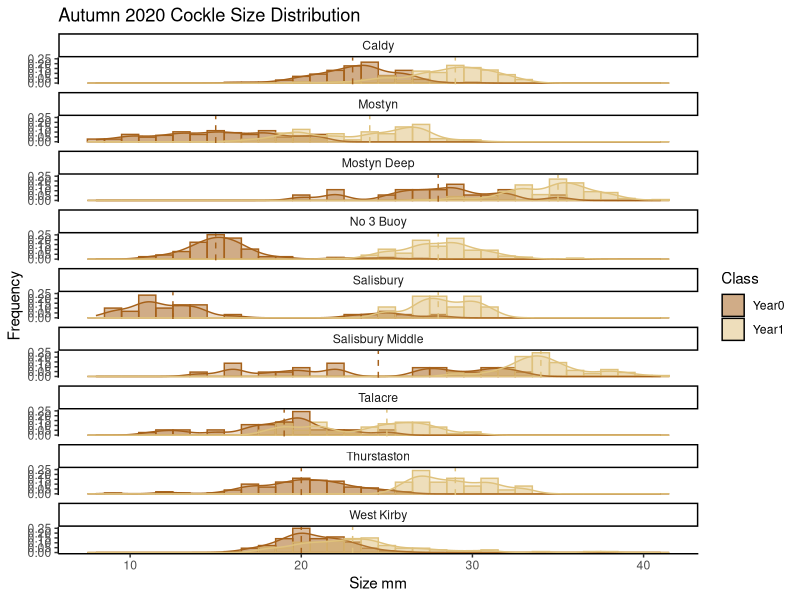
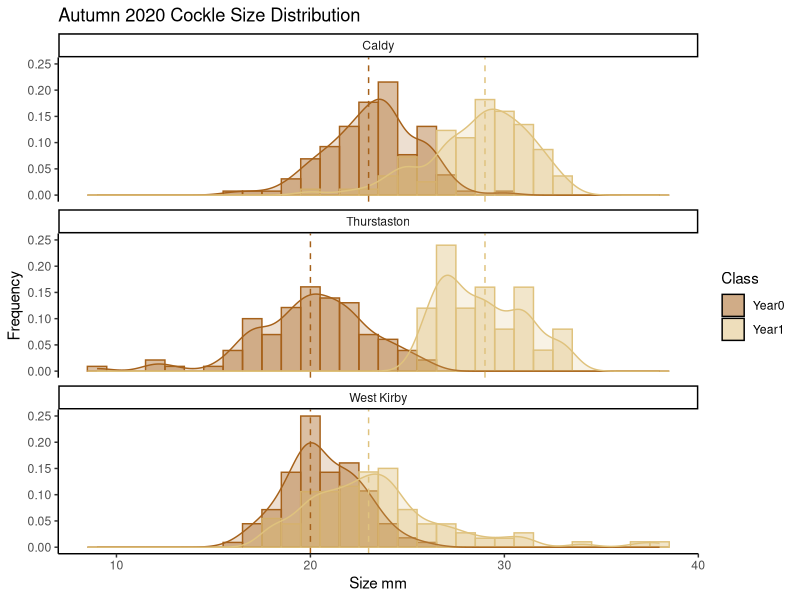
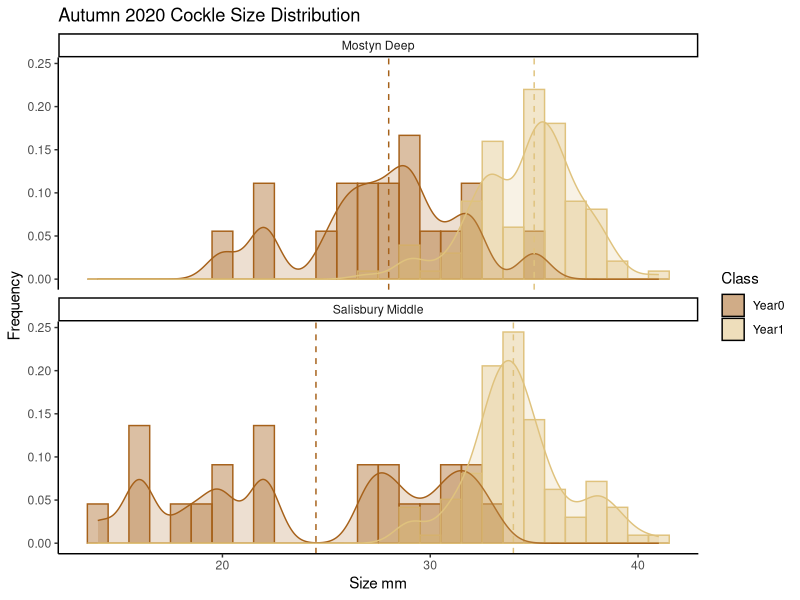
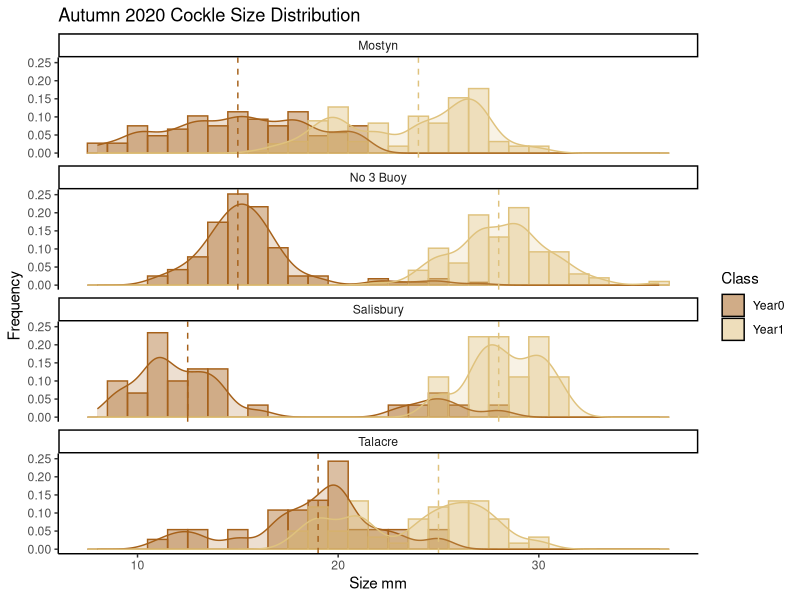

Write the R code that produced these figures, in order.
# load libraries
library(tidyverse)

# import data
temp_sizes <- read.csv("data/temp_sizes.csv")

# produce new vectors for individual sizes
temp_length <- rep(temp_sizes$length, times = temp_sizes$quantity) 
temp_class <- rep(temp_sizes$year_class, times = temp_sizes$quantity)
temp_block <- rep(temp_sizes$Block, times = temp_sizes$quantity)

# new data frame for plots
temp_sizes_df <- data.frame(temp_length, temp_class, temp_block)

# calculate medians for each year class and block
mu <- temp_sizes_df %>%
  group_by(temp_class, temp_block) %>%
  summarize(grp_med = median(temp_length))

head(mu)

# plot 
p <- ggplot(temp_sizes_df, aes(x=temp_length, color=temp_class, fill=temp_class, position="dodge")) +
  geom_histogram(aes(y=..density..), binwidth = 1.0, alpha=0.4, position="identity") +
  geom_density(alpha=0.2, bw = 0.75) + geom_vline(data = mu, aes(xintercept=grp_med, colour = temp_class), linetype = "dashed") +
  scale_color_manual(values=c("#a6611a","#dfc27d","#80cdc1"), guide = FALSE)  +
  scale_fill_manual(name = "Class",labels = c("Year0", "Year1", "Year2+"), values=c("#a6611a","#dfc27d","#80cdc1")) +
  theme(legend.position="top") + labs(title="Autumn 2020 Cockle Size Distribution", x="Size mm", y = "Frequency") +
  theme_classic() +
  facet_wrap(~temp_block, ncol = 1)


# Open a pdf file
pdf("plots/freq_dist.pdf") 

# 2. Create a plot
p

# Close the pdf file
dev.off()

# p1 filter west kirby, thurstaston, caldy
mu1 <- mu %>%
  filter(temp_block %in% c("Caldy", "Thurstaston", "West Kirby"))

p1 <- temp_sizes_df %>%
  filter(temp_block %in% c("Caldy", "Thurstaston", "West Kirby")) %>%
  ggplot(aes(x=temp_length, color=temp_class, fill=temp_class, position="dodge")) +
  geom_histogram(aes(y=..density..), binwidth = 1.0, alpha=0.4, position="identity") +
  geom_density(alpha=0.2, bw = 0.75) + geom_vline(data = mu1, aes(xintercept=grp_med, colour = temp_class), linetype = "dashed") +
  scale_color_manual(values=c("#a6611a","#dfc27d","#80cdc1"), guide = FALSE)  +
  scale_fill_manual(name = "Class",labels = c("Year0", "Year1", "Year2+"), values=c("#a6611a","#dfc27d","#80cdc1")) +
  theme(legend.position="top") + labs(title="Autumn 2020 Cockle Size Distribution", x="Size mm", y = "Frequency") +
  theme_classic() +
  facet_wrap(~temp_block, ncol = 1)


# Open a pdf file
pdf("plots/freq_distp1.pdf") 

# 2. Create a plot
p1

# Close the pdf file
dev.off()

# p2 filter Mostyn Deep, Salisbury Middle
mu2 <- mu %>%
  filter(temp_block %in% c("Mostyn Deep", "Salisbury Middle"))

p2 <- temp_sizes_df %>%
  filter(temp_block %in% c("Mostyn Deep", "Salisbury Middle")) %>%
  ggplot(aes(x=temp_length, color=temp_class, fill=temp_class, position="dodge")) +
  geom_histogram(aes(y=..density..), binwidth = 1.0, alpha=0.4, position="identity") +
  geom_density(alpha=0.2, bw = 0.75) + geom_vline(data = mu2, aes(xintercept=grp_med, colour = temp_class), linetype = "dashed") +
  scale_color_manual(values=c("#a6611a","#dfc27d","#80cdc1"), guide = FALSE)  +
  scale_fill_manual(name = "Class",labels = c("Year0", "Year1", "Year2+"), values=c("#a6611a","#dfc27d","#80cdc1")) +
  theme(legend.position="top") + labs(title="Autumn 2020 Cockle Size Distribution", x="Size mm", y = "Frequency") +
  theme_classic() +
  facet_wrap(~temp_block, ncol = 1)

# Open a pdf file
pdf("plots/freq_distp2.pdf") 

# 2. Create a plot
p2

# Close the pdf file
dev.off()


# p3 filter Mostyn, No 3 Buoy, Salisbury, Talacre
mu3 <- mu %>%
  filter(temp_block %in% c("Mostyn","No 3 Buoy", "Salisbury", "Talacre"))

p3 <- temp_sizes_df %>%
  filter(temp_block %in% c("Mostyn","No 3 Buoy", "Salisbury", "Talacre")) %>%
  ggplot(aes(x=temp_length, color=temp_class, fill=temp_class, position="dodge")) +
  geom_histogram(aes(y=..density..), binwidth = 1.0, alpha=0.4, position="identity") +
  geom_density(alpha=0.2, bw = 0.75) + geom_vline(data = mu3, aes(xintercept=grp_med, colour = temp_class), linetype = "dashed") +
  scale_color_manual(values=c("#a6611a","#dfc27d","#80cdc1"), guide = FALSE)  +
  scale_fill_manual(name = "Class",labels = c("Year0", "Year1", "Year2+"), values=c("#a6611a","#dfc27d","#80cdc1")) +
  theme(legend.position="top") + labs(title="Autumn 2020 Cockle Size Distribution", x="Size mm", y = "Frequency") +
  theme_classic() +
  facet_wrap(~temp_block, ncol = 1)

# Open a pdf file
pdf("plots/freq_distp3.pdf") 

# 2. Create a plot
p3

# Close the pdf file
dev.off()
